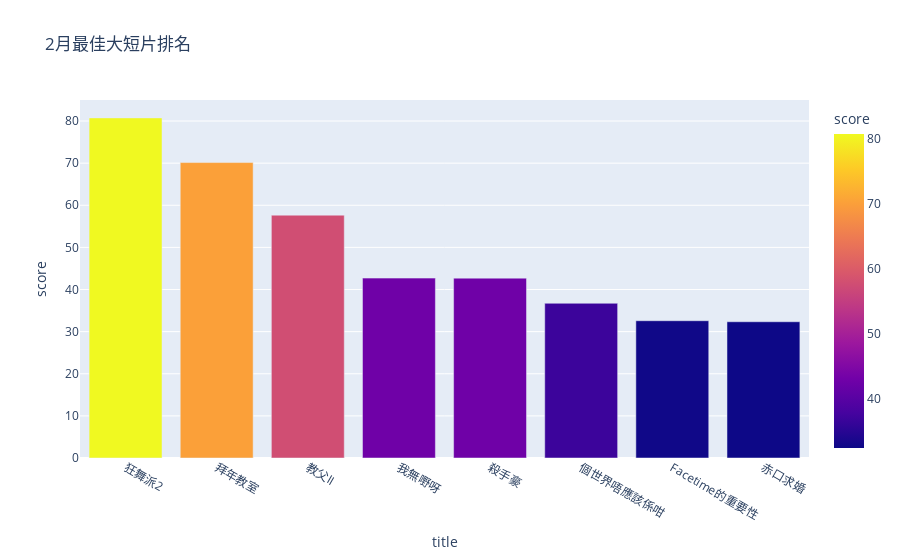

The notebook cell this image was saved under:
### Code cell
estimate_full_ranking('data/best_vid_feb.csv', '2月最佳大短片排名')

### Figure 1 — Plotly figure (JSON) as saved in the notebook; plotly's stock layout.template omitted (floating-point values rounded to 4 significant figures)
{"data": [{"alignmentgroup": "True", "hovertemplate": "title=%{x}<br>score=%{marker.color}<extra></extra>", "legendgroup": "", "marker": {"color": [80.74, 70.14, 57.65, 42.71, 42.7, 36.73, 32.59, 32.35], "coloraxis": "coloraxis"}, "name": "", "offsetgroup": "", "orientation": "v", "showlegend": false, "textposition": "auto", "type": "bar", "x": ["狂舞派2", "拜年教室", "教父II", "我無嘢呀", "殺手豪", "個世界唔應該係咁", "Facetime的重要性", "赤口求婚"], "xaxis": "x", "y": [80.74, 70.14, 57.65, 42.71, 42.7, 36.73, 32.59, 32.35], "yaxis": "y"}], "layout": {"barmode": "relative", "coloraxis": {"colorbar": {"title": {"text": "score"}}, "colorscale": [[0, "#0d0887"], [0.1111, "#46039f"], [0.2222, "#7201a8"], [0.3333, "#9c179e"], [0.4444, "#bd3786"], [0.5556, "#d8576b"], [0.6667, "#ed7953"], [0.7778, "#fb9f3a"], [0.8889, "#fdca26"], [1, "#f0f921"]]}, "legend": {"tracegroupgap": 0}, "title": {"text": "2月最佳大短片排名"}, "xaxis": {"anchor": "y", "domain": [0, 1], "title": {"text": "title"}}, "yaxis": {"anchor": "x", "domain": [0, 1], "title": {"text": "score"}}}}
